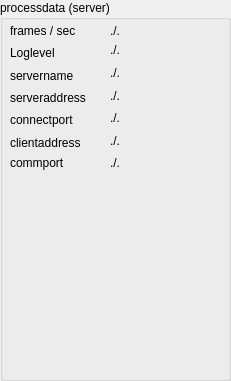
   <widget class="QGroupBox" name="groupBox_5">
    <property name="geometry">
     <rect>
      <x>590</x>
      <y>20</y>
      <width>231</width>
      <height>381</height>
     </rect>
    </property>
    <property name="title">
     <string>processdata (server)</string>
    </property>
    <widget class="QLabel" name="label_19">
     <property name="geometry">
      <rect>
       <x>10</x>
       <y>20</y>
       <width>111</width>
       <height>21</height>
      </rect>
     </property>
     <property name="text">
      <string>frames / sec</string>
     </property>
    </widget>
    <widget class="QLabel" name="lbl_fps">
     <property name="geometry">
      <rect>
       <x>110</x>
       <y>20</y>
       <width>111</width>
       <height>21</height>
      </rect>
     </property>
     <property name="text">
      <string>./.</string>
     </property>
    </widget>
    <widget class="QLabel" name="label_20">
     <property name="geometry">
      <rect>
       <x>10</x>
       <y>43</y>
       <width>46</width>
       <height>20</height>
      </rect>
     </property>
     <property name="text">
      <string>Loglevel</string>
     </property>
    </widget>
    <widget class="QLabel" name="lbl_loglevel">
     <property name="geometry">
      <rect>
       <x>110</x>
       <y>40</y>
       <width>111</width>
       <height>20</height>
      </rect>
     </property>
     <property name="text">
      <string>./.</string>
     </property>
    </widget>
    <widget class="QLabel" name="label_21">
     <property name="geometry">
      <rect>
       <x>10</x>
       <y>66</y>
       <width>71</width>
       <height>20</height>
      </rect>
     </property>
     <property name="text">
      <string>servername</string>
     </property>
    </widget>
    <widget class="QLabel" name="lbl_servername">
     <property name="geometry">
      <rect>
       <x>110</x>
       <y>62</y>
       <width>111</width>
       <height>21</height>
      </rect>
     </property>
     <property name="text">
      <string>./.</string>
     </property>
    </widget>
    <widget class="QLabel" name="label_22">
     <property name="geometry">
      <rect>
       <x>10</x>
       <y>90</y>
       <width>91</width>
       <height>16</height>
      </rect>
     </property>
     <property name="text">
      <string>serveraddress</string>
     </property>
    </widget>
    <widget class="QLabel" name="lbl_serveraddress">
     <property name="geometry">
      <rect>
       <x>110</x>
       <y>86</y>
       <width>111</width>
       <height>20</height>
      </rect>
     </property>
     <property name="text">
      <string>./.</string>
     </property>
    </widget>
    <widget class="QLabel" name="label_23">
     <property name="geometry">
      <rect>
       <x>10</x>
       <y>110</y>
       <width>81</width>
       <height>20</height>
      </rect>
     </property>
     <property name="text">
      <string>connectport</string>
     </property>
    </widget>
    <widget class="QLabel" name="lbl_serverport">
     <property name="geometry">
      <rect>
       <x>110</x>
       <y>110</y>
       <width>111</width>
       <height>16</height>
      </rect>
     </property>
     <property name="text">
      <string>./.</string>
     </property>
    </widget>
    <widget class="QLabel" name="label_24">
     <property name="geometry">
      <rect>
       <x>10</x>
       <y>133</y>
       <width>91</width>
       <height>20</height>
      </rect>
     </property>
     <property name="text">
      <string>clientaddress</string>
     </property>
    </widget>
    <widget class="QLabel" name="lbl_clientaddress">
     <property name="geometry">
      <rect>
       <x>110</x>
       <y>130</y>
       <width>111</width>
       <height>21</height>
      </rect>
     </property>
     <property name="text">
      <string>./.</string>
     </property>
    </widget>
    <widget class="QLabel" name="label_25">
     <property name="geometry">
      <rect>
       <x>10</x>
       <y>153</y>
       <width>91</width>
       <height>20</height>
      </rect>
     </property>
     <property name="text">
      <string>commport</string>
     </property>
    </widget>
    <widget class="QLabel" name="lbl_clientport">
     <property name="geometry">
      <rect>
       <x>110</x>
       <y>153</y>
       <width>111</width>
       <height>20</height>
      </rect>
     </property>
     <property name="text">
      <string>./.</string>
     </property>
    </widget>
   </widget>
